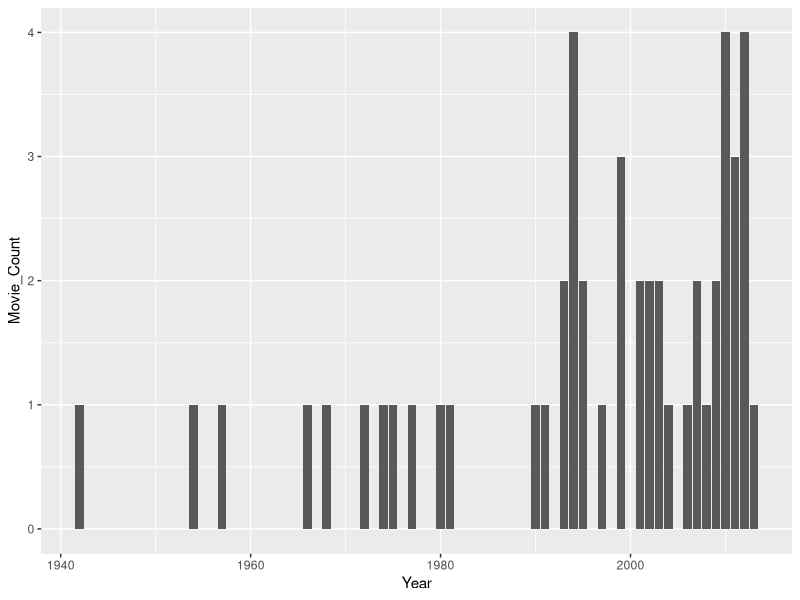
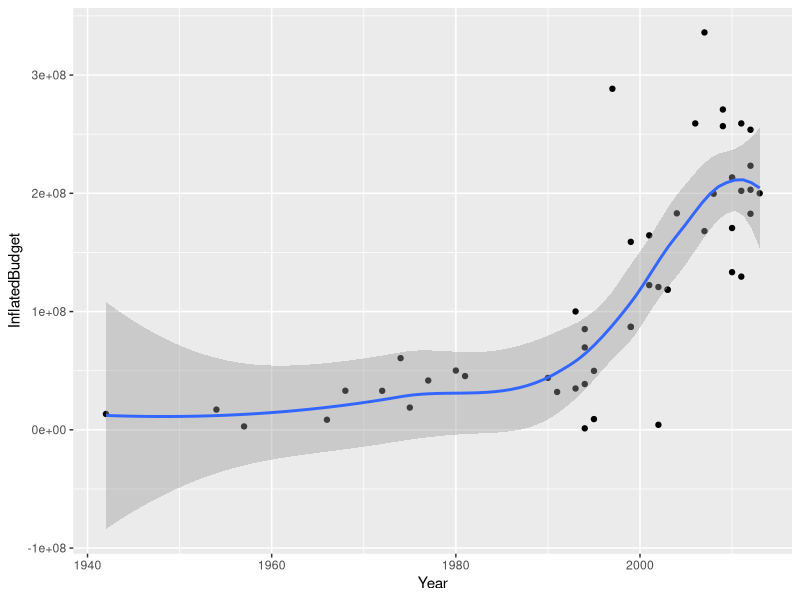

Source code (R) for these figures, in order:
## ---- chunk 1
knitr::opts_chunk$set(echo = TRUE)
## ---- chunk 2
#Packages loading to use
library(tidyverse) ##Loaded for dplyr and to 'clean' data
library(ggplot2) ##Loaded for plotting
library(dplyr) ##Loaded for computer issues

## ---- chunk 3
##Read in data and save it to variable raw_data
raw_data <- read.csv(file = "popular_film_data.csv")
glimpse (raw_data)
## ---- chunk 4
#To remove "$" and "," from InflatedBudget
raw_data$InflatedBudget <-  gsub("\\$","", raw_data$InflatedBudget) 
raw_data$InflatedBudget <-  as.numeric(gsub(",","", raw_data$InflatedBudget))

#To remove "$" and "," from InflatedGross
raw_data$InflatedGross <-  gsub("\\$","", raw_data$InflatedGross) 
raw_data$InflatedGross <-  as.numeric(gsub(",","", raw_data$InflatedGross))

#To remove "$" and "," from TotalGross
raw_data$TotalGross <-  gsub("\\$","", raw_data$TotalGross) 
raw_data$TotalGross <-  as.numeric(gsub(",","", raw_data$TotalGross))

#To View our now changed data. 
glimpse (raw_data)
## ---- chunk 5
#What is the release year range of the films in our dataset?
range(raw_data$Year)

#raw_data|>group_by(genre)
## ---- chunk 6
 raw_data|>group_by(Year) |> summarise(Movie_Count = n()) |> arrange(desc(Movie_Count))

## ---- chunk 7
#Storing the code to the "count_movieby_year" variable. 
count_movieby_year <-  raw_data|>group_by(Year) |> summarise(Movie_Count = n()) |> arrange(desc(Movie_Count))
ggplot(count_movieby_year, aes(x = Year, y = Movie_Count)) + geom_col()

#Storing the code to the "count_movieby_year" variable. 


## ---- chunk 8
avg_year_budget <- raw_data |> group_by( Year) |> summarize(average_yearly_budget = mean(InflatedBudget))
avg_year_budget

# or we can see if there is a trend in budget by the years
# we can use this code
raw_data |> group_by(Year)|> summarise(InflatedBudget) |> ggplot(aes(Year,InflatedBudget)) +geom_point() + geom_smooth()
